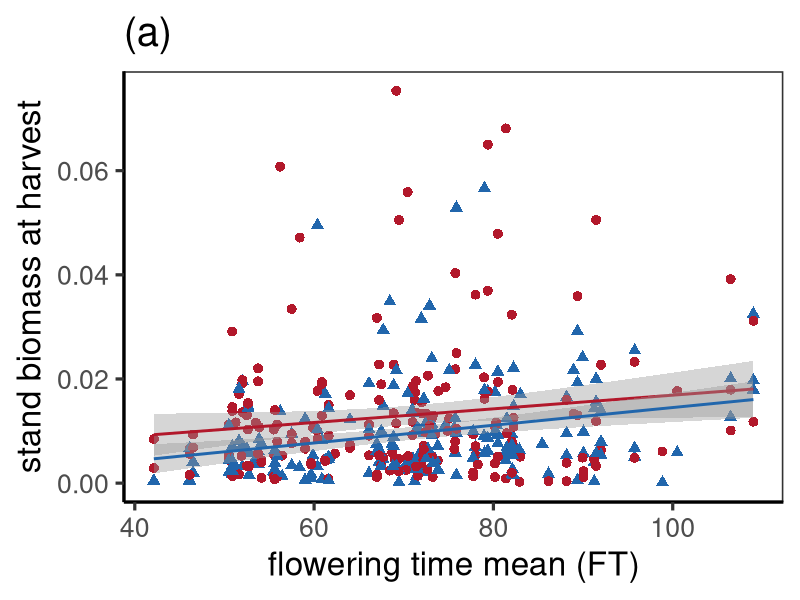
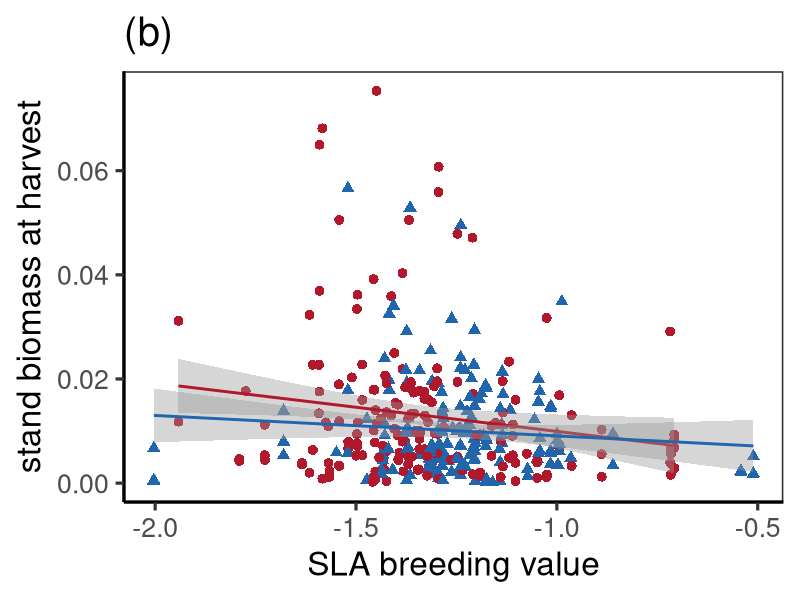

Write R code to recreate these figures, in order. (Note: this script raises an error after producing the figures.)
#AtCG biomass (and canopy figures)
#10/24/2018

library(ggplot2)
library(plyr)

#data
# fieldData <- read.csv("FieldDataWithDiversityInfo.csv")
# lineData <- read.csv("chosenLines.csv")
modeldata <- read.delim("modeldata_20190828.txt", na.strings=c(""," ","NA")) #see construction in REML_biomass.R. Made from:
modeldata_m<-modeldata[!is.na(modeldata$FH_Wt),]
summary(modeldata_m)
modeldata_m$perPlantFH_Wt <- modeldata_m$FH_Wt/modeldata_m$MaxPlantNum


names(modeldata_m)[5] <- "Treatment"
modeldata_m$Treatment <- revalue(modeldata_m$Treatment, c("C"="High Resource", "S"="Low Resource"))

#colors
library(RColorBrewer)
jesse <- brewer.pal(9, 'RdBu')[c(1,9)] #this will give low then high colors
# # The palette with grey:
# cbPalette <- c("#999999", "#E69F00", "#56B4E9", "#009E73", "#F0E442", "#0072B2", "#D55E00", "#CC79A7")
# # The palette with black:
# cbbPalette <- c("#000000", "#E69F00", "#56B4E9", "#009E73", "#F0E442", "#0072B2", "#D55E00", "#CC79A7")

# # tmod <- lm(perPlantFH_Wt  ~ trt + trt:divLevel, data = modeldata_m[modeldata_m$MaxPlantNum > 10,] )
# tmp <- c() #divLevel
# tmp3 <- c()#mean_SLAbv
# tmp4 <- c()#FT1001_mean
# 


#####biomass - scatterplots####
# pbiomass_div <- ggplot(modeldata_m,aes(divLevel,perPlantFH_Wt, color=trt))+ #geom_point() + #facet_grid(. ~ Trt)
#   geom_smooth(method=glm, se=TRUE)+ #ylim(0,1)+
#   geom_jitter(aes(shape=trt, color=trt), size=3) +
#   #   coord_cartesian(ylim = c(0, 1.02)) +
#   xlab("plot diversity level")+ylab("per plant biomass at harvest")+ 
#   #   annotate(geom="text", x=-4, y=3.5, label="(a)",fontface="bold", size=5)+
#   theme_bw() +
#   theme(legend.position=c(.9,.9))
#   # ggtitle("(f)")+theme(plot.title = element_text(lineheight=2, face="bold",hjust = 0))
# pbiomass_div

# pPerPlantMass_div <- ggplot(modeldata_m,aes(divLevel,perPlantFH_Wt, color=trt))+geom_point(aes(shape=trt, color=trt), size=3) + #facet_grid(. ~ Trt)
#   geom_smooth(method=glm, se=TRUE)+ #ylim(0,1)+
#   #   coord_cartesian(ylim = c(0, 1.02)) +
#   xlab("plot diversity")+ylab("per plant biomass at harvest")+ 
#   #   annotate(geom="text", x=-4, y=3.5, label="(a)",fontface="bold", size=5)+
#   theme_bw() +
#   theme(legend.position=c(.9,.9))
# # ggtitle("(f)")+theme(plot.title = element_text(lineheight=2, face="bold",hjust = 0))
# pPerPlantMass_div

# pbiomass_kin <- ggplot(biomass,aes(meanKin,FH_Wt, color=trt))+geom_point(aes(shape=trt, color=trt), size=3) + #facet_grid(. ~ Trt)
#   geom_smooth(method=glm, se=TRUE)+ #ylim(0,1)+
#   #   coord_cartesian(ylim = c(0, 1.02)) +
#   xlab("plot mean kinship")+ylab("plot biomass at harvest")+ 
#   #   annotate(geom="text", x=-4, y=3.5, label="(a)",fontface="bold", size=5)+
#   theme_bw() +
#   theme(legend.position="none")
# # ggtitle("(f)")+theme(plot.title = element_text(lineheight=2, face="bold",hjust = 0))
# pbiomass_kin
# 
pbiomass_ft <- ggplot(modeldata_m[modeldata_m$MaxPlantNum > 10,],aes(FT1001_mean,perPlantFH_Wt, color=Treatment))+ 
  geom_point(aes(shape=Treatment, color=Treatment), size=3) + #facet_grid(. ~ Trt)
  geom_smooth(method=glm, se=TRUE)+ #ylim(0,1)+
  scale_colour_manual(values=jesse)+
  # geom_jitter(aes(shape=trt, color=trt), size=3) +
  #   coord_cartesian(ylim = c(0, 1.02)) +
  labs(title = "(a)", x = "flowering time mean (FT)", y = "stand biomass at harvest")+
  #   annotate(geom="text", x=-4, y=3.5, label="(a)",fontface="bold", size=5)+
  theme_bw(base_size = 24) +
  theme(legend.position="none") +  #c(.85,.85)
  theme(panel.grid.major = element_blank(),
        panel.grid.minor = element_blank(), axis.line = element_line(colour = "black"), 
        strip.background = element_blank())
pbiomass_ft

pbiomass_SLA <- ggplot(modeldata_m[modeldata_m$MaxPlantNum > 10,],aes(mean_SLAbv,perPlantFH_Wt, color=Treatment))+ 
  geom_point(aes(shape=Treatment, color=Treatment), size=3) + #facet_grid(. ~ Trt)
  geom_smooth(method=glm, se=TRUE)+ #ylim(0,1)+
  scale_colour_manual(values=jesse)+
  # geom_jitter(aes(shape=trt, color=trt), size=3) +
  #   coord_cartesian(ylim = c(0, 1.02)) +
  labs(title ="(b)" , x="SLA breeding value", y = "stand biomass at harvest")+
  #   annotate(geom="text", x=-4, y=3.5, label="(a)",fontface="bold", size=5)+
  theme_bw(base_size = 24) +
  theme(legend.position="none") +   #c(.85,.85)
  theme(panel.grid.major = element_blank(),
        panel.grid.minor = element_blank(), axis.line = element_line(colour = "black"), 
        strip.background = element_blank())
pbiomass_SLA


####canopy####
pcanopy_div <- ggplot(modeldata_c,aes(divLevel,CanopyArea, color=trt))+geom_point(aes(shape=trt, color=trt), size=3) + #facet_grid(. ~ Trt)
  geom_smooth(method=glm, se=TRUE)+ #ylim(0,1)+
  #   coord_cartesian(ylim = c(0, 1.02)) +
  xlab("plot diversity")+ylab("plot canopy area")+ 
  #   annotate(geom="text", x=-4, y=3.5, label="(a)",fontface="bold", size=5)+
  theme_bw() +
  theme(legend.position="none")
# ggtitle("(f)")+theme(plot.title = element_text(lineheight=2, face="bold",hjust = 0))
pcanopy_div

pPerPlantcanopy_div <- ggplot(modeldata_c,aes(divLevel,perPlantCanopy, color=trt))+geom_point(aes(shape=trt, color=trt), size=3) + #facet_grid(. ~ Trt)
  geom_smooth(method=glm, se=TRUE)+ #ylim(0,1)+
  #   coord_cartesian(ylim = c(0, 1.02)) +
  xlab("plot diversity")+ylab("per plant canopy area")+ 
  #   annotate(geom="text", x=-4, y=3.5, label="(a)",fontface="bold", size=5)+
  theme_bw() +
  theme(legend.position="none")
# ggtitle("(f)")+theme(plot.title = element_text(lineheight=2, face="bold",hjust = 0))
pPerPlantcanopy_div

# pcanopy_kin <- ggplot(canopy,aes(meanKin,CanopyArea, color=trt))+geom_point(aes(shape=trt, color=trt), size=3) + #facet_grid(. ~ Trt)
#   geom_smooth(method=glm, se=TRUE)+ #ylim(0,1)+
#   #   coord_cartesian(ylim = c(0, 1.02)) +
#   xlab("plot mean kinship")+ylab("plot canopy area")+ 
#   #   annotate(geom="text", x=-4, y=3.5, label="(a)",fontface="bold", size=5)+
#   theme_bw() +
# theme(legend.position="none")
# # ggtitle("(f)")+theme(plot.title = element_text(lineheight=2, face="bold",hjust = 0))
# pcanopy_kin
# 
# pcanopy_ft <- ggplot(canopy,aes(FT1001_mean,CanopyArea, color=trt))+geom_point(aes(shape=trt, color=trt), size=3) + #facet_grid(. ~ Trt)
#   geom_smooth(method=glm, se=TRUE)+ #ylim(0,1)+
#   #   coord_cartesian(ylim = c(0, 1.02)) +
#   xlab("FT1001_mean")+ylab("plot canopy area")+ 
#   #   annotate(geom="text", x=-4, y=3.5, label="(a)",fontface="bold", size=5)+
#   theme_bw() +
#   theme(legend.position=c(.9,.9))
# pcanopy_ft

####avg by div level####
# #for plots of div level means
# biomass_mean <- ddply(biomass, .(divLevel, trt), summarize, 
#                divBiomass=mean(FH_Wt,na.rm = TRUE))
# 
# pbiomass.2 <- ggplot(biomass_mean,aes(divLevel,divBiomass,color=trt))+geom_point(aes(shape=trt, color=trt), size=3) + #facet_grid(. ~ Trt)
#   geom_smooth(method=glm, se=TRUE)+ #ylim(0,1)+
#   #   coord_cartesian(ylim = c(0, 1.02)) +
#   xlab("plot diversity")+ylab("biomass")+ 
#   #   annotate(geom="text", x=-4, y=3.5, label="(a)",fontface="bold", size=5)+
#   theme_bw() 
#   # theme(legend.position="none")
#   # ggtitle("(f)")+theme(plot.title = element_text(lineheight=2, face="bold",hjust = 0))
# pbiomass.2
# 
# pbiomass.3 <- ggplot(biomass_mean,aes(trt,divBiomass,color=divLevel, group=divLevel))+
#   # geom_errorbar(aes(ymin=lCL, ymax=uCL),color="black", width=.1, position=position_dodge(0.1))+
#   geom_line()+geom_point(size=3) + #facet_grid(. ~ Trt)
#   # geom_smooth(method=glm, se=TRUE)+ #ylim(0,1)+
#   #   coord_cartesian(ylim = c(0, 1.02)) +
#   xlab("treatment")+ylab("biomass")+ 
#   #   annotate(geom="text", x=-4, y=3.5, label="(a)",fontface="bold", size=5)+
#   theme_bw() 
# # theme(legend.position="none")
# # ggtitle("(f)")+theme(plot.title = element_text(lineheight=2, face="bold",hjust = 0))
# pbiomass.3
# 
# #predicted and kin
# pbiomass_kin_pred <- ggplot(biomass,aes(meanKin,FH_Wt, color=trt))+geom_point(aes(shape=plotType, color=trt), size=3) + #facet_grid(. ~ Trt)
#   geom_smooth(method=glm, se=TRUE)+ #ylim(0,1)+
#   #   coord_cartesian(ylim = c(0, 1.02)) +
#   xlab("plot mean kinship")+ylab("plot biomass at harvest")+ 
#   #   annotate(geom="text", x=-4, y=3.5, label="(a)",fontface="bold", size=5)+
#   theme_bw() 
#   # theme(legend.position="none")
# # ggtitle("(f)")+theme(plot.title = element_text(lineheight=2, face="bold",hjust = 0))
# pbiomass_kin_pred



####biomass - prediction plots####

modeldata_p <- merge.data.frame(modeldata, predtype[,c(1,8)], by="PotID")
# modeldata_p<-modeldata_p[!is.na(modeldata$FH_Wt),]
# modeldata_p$perPlantFH_Wt <- modeldata_p$FH_Wt/modeldata_p$MaxPlantNum
modeldata_p <- modeldata_p[modeldata_p$plotType %!in% "mono",]
levels(modeldata_p$typePlot)<-c(levels(modeldata_p$typePlot),"div")  #Add the extra level to your factor
modeldata_p$typePlot[is.na(modeldata_p$typePlot)] <- "div"           #Change NA to "div"
modeldata_p$perPlantFH_Wt <- modeldata_p$FH_Wt/modeldata_p$MaxPlantNum
summary(modeldata_p)

library(plyr)

names(modeldata_p)[5] <- "Treatment"
# modeldata_p$Treatment <- revalue(modeldata_p$Treatment, c("C" = "High", "S" = "Low"))
modeldata_p$Treatment <- revalue(modeldata_p$Treatment, c("High" = "High Resource", "Low" = "Low Resource"))



pbiomass_pred <- ggplot(modeldata_p[modeldata_p$MaxPlantNum > 10,],aes(typePlot, perPlantFH_Wt))+
  stat_boxplot(geom = 'errorbar', width = 0.2)+ #, linetype="dotted"
  geom_boxplot()+
  facet_grid(. ~ Treatment) +
  # geom_point(aes(shape=typePlot, color=typePlot), size=3) 
  # geom_jitter(aes(shape=typePlot, color=typePlot), size=3) +
  # geom_smooth(method=glm, se=TRUE)+ #ylim(0,1)+
  #   coord_cartesian(ylim = c(0, 1.02)) +
  labs(title = "(a)", x = "Prediction type", y = "stand biomass at harvest")+   #title ="Prediction stands" , 
  #   annotate(geom="text", x=-4, y=3.5, label="(a)",fontface="bold", size=5)+
  theme_bw(base_size = 16) +
  theme(axis.text.x=element_text(angle=90,hjust=1)) +
  theme(panel.grid.major = element_blank(),
        panel.grid.minor = element_blank(), axis.line = element_line(colour = "black"), 
        strip.background = element_blank())  #panel.border = element_blank(),
# theme(legend.position=c(.9,.8))
# ggtitle("(f)")+theme(plot.title = element_text(lineheight=2, face="bold",hjust = 0))
pbiomass_pred


png("AtCG_biomass_pred.png",width=665, height = 400, pointsize = 12)
# svg("KTurnerFig3.svg", width=6.65, height=9, pointsize = 12)
# multiplot(pbiomass_div, pbiomass_kin,pbiomass_ft, cols=3)
pbiomass_pred
dev.off()


# ####make multi figs####

# pdf("AtCG_biomass_fec.pdf", useDingbats=FALSE,width=18.65, height=6, pointsize = 12)
png("AtCG_biomass_fec.png",width=1265, height = 600, pointsize = 40)
# svg("KTurnerFig3.svg", width=6.65, height=9, pointsize = 12)
multiplot(pbiomass_ft, pbiomass_SLA,pseedEst_div, cols=3) 
dev.off()

# pdf("AtCG_Pred_biomass_fec.pdf", useDingbats=FALSE,width=18.65, height=6, pointsize = 12)
png("AtCG_Pred_biomass_fec.png",width=865, height = 1000, pointsize = 40)
# svg("KTurnerFig3.svg", width=6.65, height=9, pointsize = 12)
multiplot(pbiomass_pred, pseedEst_pred, cols=1) 
dev.off()


# pdf("AtCG_canopy.pdf", useDingbats=FALSE,width=6.65, height=9, pointsize = 12)
png("AtCG_canopy.png",width=665, height = 400, pointsize = 12)
# svg("KTurnerFig3.svg", width=6.65, height=9, pointsize = 12)
multiplot(pcanopy_div, pcanopy_kin,pcanopy_ft, cols=3) 
dev.off()

# pdf("AtCG_biomass_mean.pdf", useDingbats=FALSE,width=6.65, height=9, pointsize = 12)
png("AtCG_biomass_mean.png",width=665, height = 300, pointsize = 12)
# svg("KTurnerFig3.svg", width=6.65, height=9, pointsize = 12)
multiplot(pbiomass.2, pbiomass.3, pbiomass_kin_pred, cols=3) 
dev.off()


####multiplot func####
multiplot <- function(..., plotlist=NULL, file, cols=1, layout=NULL) {
  require(grid)
  
  # Make a list from the ... arguments and plotlist
  plots <- c(list(...), plotlist)
  
  numPlots = length(plots)
  
  # If layout is NULL, then use 'cols' to determine layout
  if (is.null(layout)) {
    # Make the panel
    # ncol: Number of columns of plots
    # nrow: Number of rows needed, calculated from # of cols
    layout <- matrix(seq(1, cols * ceiling(numPlots/cols)),
                     ncol = cols, nrow = ceiling(numPlots/cols))
  }
  
  if (numPlots==1) {
    print(plots[[1]])
    
  } else {
    # Set up the page
    grid.newpage()
    pushViewport(viewport(layout = grid.layout(nrow(layout), ncol(layout))))
    
    # Make each plot, in the correct location
    for (i in 1:numPlots) {
      # Get the i,j matrix positions of the regions that contain this subplot
      matchidx <- as.data.frame(which(layout == i, arr.ind = TRUE))
      
      print(plots[[i]], vp = viewport(layout.pos.row = matchidx$row,
                                      layout.pos.col = matchidx$col))
    }
  }
}